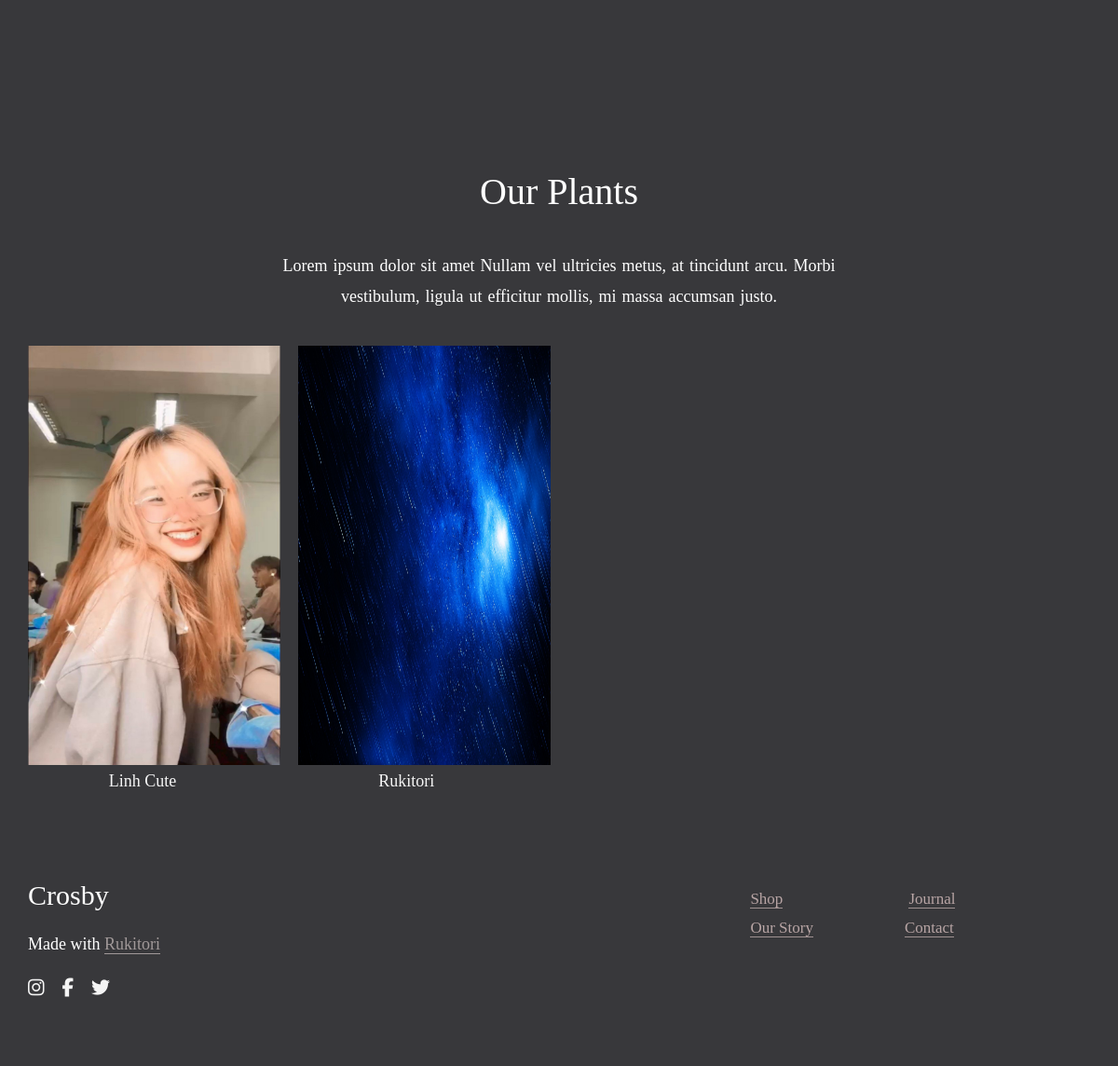
The app's page /shop/ with its own data.
### shop/models.py (models this page shows)
class Product(models.Model):
    name = models.CharField(max_length=100)
    cost = models.IntegerField()
    image1 = models.ImageField(null=True, blank=True, upload_to="images/")
    image2 = models.ImageField(null=True, blank=True, upload_to="images/")
    quantity = models.IntegerField()

### shop/views.py (the view)
# urls.py: path('', include('shop.urls')),
def shop(request):
    queryset = Product.objects.all()
    context = {
        "object_list": queryset
    }
    return render(request, 'shop/index.html', context)

### shop/templates/shop/index.html (shortened to what this page needs)
{% load static %}
<!DOCTYPE html>
<html lang="en">
  <head>
    <link rel="stylesheet" href="{% static 'shop/vendors/css/grid.css' %}" />
    <link
      rel="stylesheet"
      href="{% static 'shop/resources/css/styles.css' %}"
    />
  </head>
  <body>
    <header class="header">
      <div class="row">
        <div class="topic">
          <h1>Our Plants</h1>
          <p>
            Lorem ipsum dolor sit amet Nullam vel ultricies metus, at tincidunt
            arcu. Morbi <br />
            vestibulum, ligula ut efficitur mollis, mi massa accumsan justo.
          </p>
        </div>
      </div>
    </header>
    <section class="product">
      <div class="row">
        <div class="product-box">
          {% for instant in object_list %}
          <div class="col span-1-of-4">
            <a href="{% url 'product' instant.id %}"
              ><img
                src="{{ instant.image1.url }}"
                class="product-img"
                onmouseover="Hover()"
                onmouseout="Out()"
            /></a>
            <a href="{% url 'product' instant.id %}" class="product-name"
              >{{instant.name}}</a
            >
          </div>
          {% endfor %}
        </div>
      </div>
    </section>
    <section class="section-end">
      <div class="row">
        <div class="col span-1-of-2 box-end">
          <h4>Crosby</h4>
          <h5>Made with <a href="#">Rukitori</a></h5>
          <ul class="socials-end">
            <li>
              <a href="https://instagram.com/"
                ><i class="fab fa-instagram"></i
              ></a>
            </li>
            <li>
              <a href="https://facebook.com/"
                ><i class="fab fa-facebook-f"></i
              ></a>
            </li>
            <li>
              <a href="https://twitter.com/"><i class="fab fa-twitter"></i></a>
            </li>
          </ul>
        </div>
        <div class="col span-1-of-2">
          <ul class="nav-end-1">
            <li><a href="{% url 'shopPage' %}">Shop</a></li>
            <li><a href="{% url 'journal' %}">Journal</a></li>
          </ul>
          <ul class="nav-end-2">
            <li><a href="{% url 'story' %}">Our Story</a></li>
            <li><a href="{% url 'contact' %}">Contact</a></li>
          </ul>
        </div>
      </div>
    </section>
  </body>
</html>

### shop/static/shop/resources/css/styles.css (style rules this page uses)
* { margin: 0; padding: 0; box-sizing: border-box; }
body { overflow-x: hidden; }
html { background-color: #ffffff; color: #5a5a5a; font-family: "Playfair Display", serif; font-size: 20px; text-rendering: optimizeLegibility; }
.row { width: 1140px; margin: 0 auto; }
a { text-decoration: none; color: whitesmoke; }
ul { list-style: none; }
li { display: inline-block; }
.header { background-color: #38383b; height: 30vmax; }
.topic { color: white; text-align: center; margin-top: 16%; }
.topic h1 { font-weight: 100; margin-bottom: 40px; }
.topic p { font-size: 18px; word-spacing: 1.5px; line-height: 180%; }
.product { background-color: #38383b; }
.product-img { width: 100%; height: 450px; }
.product-name { margin-left: 32%; font-size: 18px; }
.section-end { background-color: #38383b; padding-top: 6vmax; padding-bottom: 5vmax; }
.box-end h4 { font-size: 30px; color: white; font-weight: 100; margin-bottom: 25px; }
.box-end h5 { font-size: 18px; color: white; font-weight: 100; margin-bottom: 25px; }
.box-end h5 a { color: rgb(161, 153, 153); border-bottom: 1px solid rgb(161, 153, 153); }
.socials-end li { margin-right: 14px; }
.nav-end-1, .nav-end-2 { margin-left: 35%; margin-top: 8px; }
.nav-end-1 li a, .nav-end-2 li a { color: rgb(184, 165, 165); font-size: 17px; border-bottom: 1px solid rgb(160, 146, 146); }
.nav-end-1 li { margin-right: 130px; }
.nav-end-2 li { margin-right: 93px; }

### records on screen
Product: image1 (picture), name "Linh Cute"
Product: image1 (picture), name "Rukitori"
